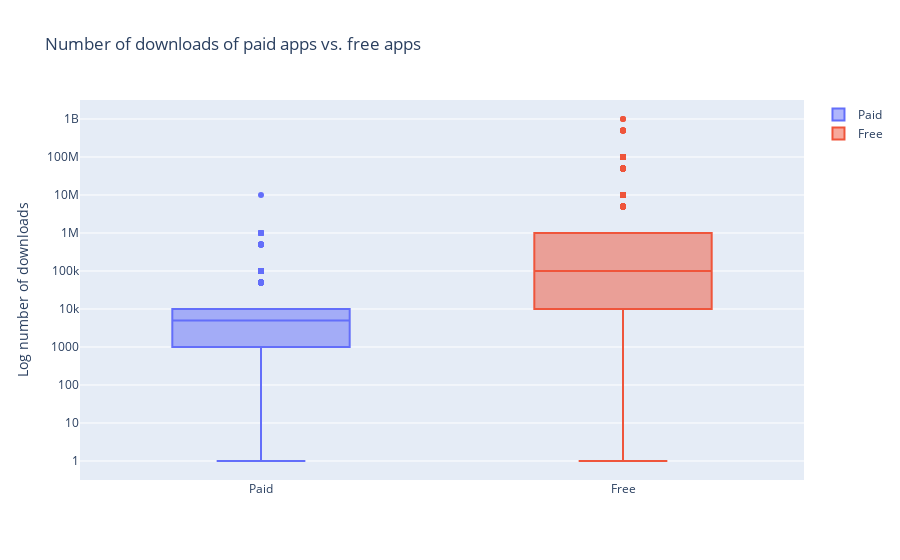

The notebook cell saved with this chart:
### Code cell
trace0 = go.Box(y=apps[apps["Type"] == "Paid"]["Installs"], name="Paid")

trace1 = go.Box(y=apps[apps["Type"] == "Free"]["Installs"], name="Free")

layout = go.Layout(title = "Number of downloads of paid apps vs. free apps",
                   yaxis = dict(title = "Log number of downloads",
                   type = "log",
                   autorange = True))

data = [trace0, trace1]
plotly.offline.iplot({"data" : data, "layout" : layout})

### Figure 1 — Plotly figure (JSON) as saved in the notebook; plotly's stock layout.template omitted (floating-point values rounded to 4 significant figures; data arrays with more than 128 entries replaced by an {"elided": "..."} marker saying what was removed)
{"data": [{"name": "Paid", "type": "box", "y": {"elided": "541 int values"}}, {"name": "Free", "type": "box", "y": {"elided": "6486 int values"}}], "layout": {"title": {"text": "Number of downloads of paid apps vs. free apps"}, "yaxis": {"autorange": true, "title": {"text": "Log number of downloads"}, "type": "log"}}}
